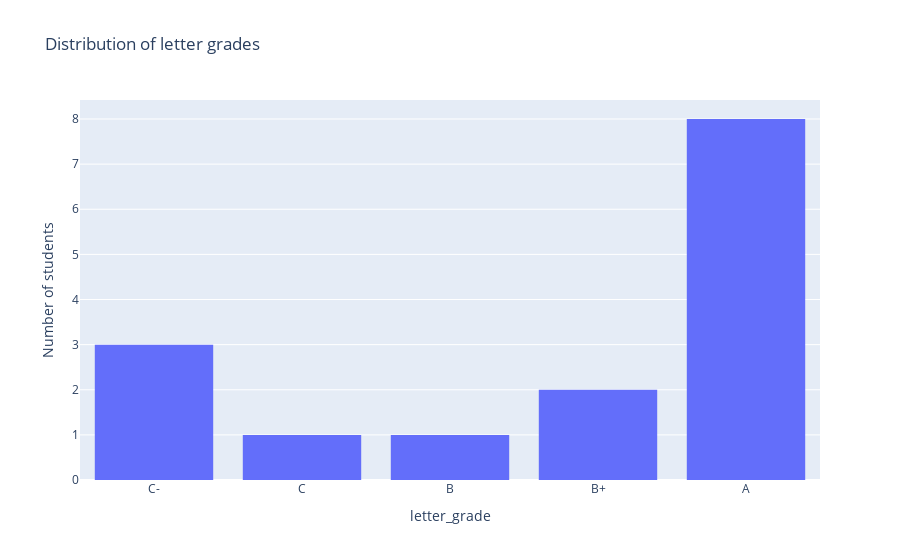

Source (notebook cell):
### Code cell
fig = px.histogram(
    adjusted_grades, x="letter_grade", title="Distribution of letter grades"
)
fig.update_layout(yaxis_title_text="Number of students")
fig.show()

### Figure 1 — Plotly figure (JSON) as saved in the notebook; plotly's stock layout.template omitted (floating-point values rounded to 4 significant figures)
{"data": [{"bingroup": "x", "hovertemplate": "letter_grade=%{x}<br>count=%{y}<extra></extra>", "legendgroup": "", "marker": {"color": "#636efa", "pattern": {"shape": ""}}, "name": "", "orientation": "v", "showlegend": false, "type": "histogram", "x": ["C-", "C-", "C-", "C", "B", "B+", "B+", "A", "A", "A", "A", "A", "A", "A", "A"], "xaxis": "x", "yaxis": "y"}], "layout": {"barmode": "relative", "legend": {"tracegroupgap": 0}, "title": {"text": "Distribution of letter grades"}, "xaxis": {"anchor": "y", "domain": [0, 1], "title": {"text": "letter_grade"}}, "yaxis": {"anchor": "x", "domain": [0, 1], "title": {"text": "Number of students"}}}}
